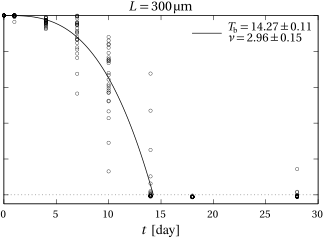

The gnuplot source for this figure:
# set term x11

# set term pdfcairo enhanced size 3.35in,2.5in
# set output "pore-area-vs-t-L300.pdf"

# set term png enhanced
# set output "pore-area-vs-t-L300.png"

set term cairolatex pdf standalone color size 3.24,2.4 transparent font "default, 10" rounded header '\usepackage{amsmath}\usepackage{amssymb}\usepackage[utopia,greekuppercase=italicized]{mathdesign}\usepackage{newtxtext}\edef\partial{\mathchar\number\partial\noexpand\!}\usepackage[T1]{fontenc}\usepackage[expproduct=tighttimes]{siunitx}'

set output "pore-area-vs-t-L300.tex"
set format '\footnotesize $%g$' # latex command may offset the ylabel. Use offset in set ylabel and adjust margins

set border lw 1.5

set title '$L=300\,\um$' offset 0,-0.8
set xlabel '$t$ [day]'
# set ylabel 'Experimental $A(t)/A(0)\ \ [-]$' offset 2,0
unset ylabel

set size ratio 0.6
set margins at screen 0.01, at screen 0.98, at screen 0.15, at screen 0.94
set key at graph 0.58, 0.95 left reverse Left spacing 1.5

set xrange [0:30]
set yrange [-0.05:1]


set dummy t

B(t) = 1-(t/tb)**nu
fit B(t) 'pore-coverage-L300.dat' using 1:(1-0.01*$2) every :::0::5 via tb,nu

N = 1000

set samples N

plot 'pore-coverage-L300.dat' using 1:(1-0.01*$2) with points title '' lc rgb 'black' pt 6 pi 1 ps 0.4,\
	 [0:tb] B(t) with lines title sprintf('\small $T_\text{b} = %.2f \pm %.2f$' . "\n" . '\small $\nu = %.2f \pm %.2f$', tb, tb_err, nu, nu_err) lc rgb 'black' lw 2,\
0 with lines title '' lc 0 dt 3	 

unset output
